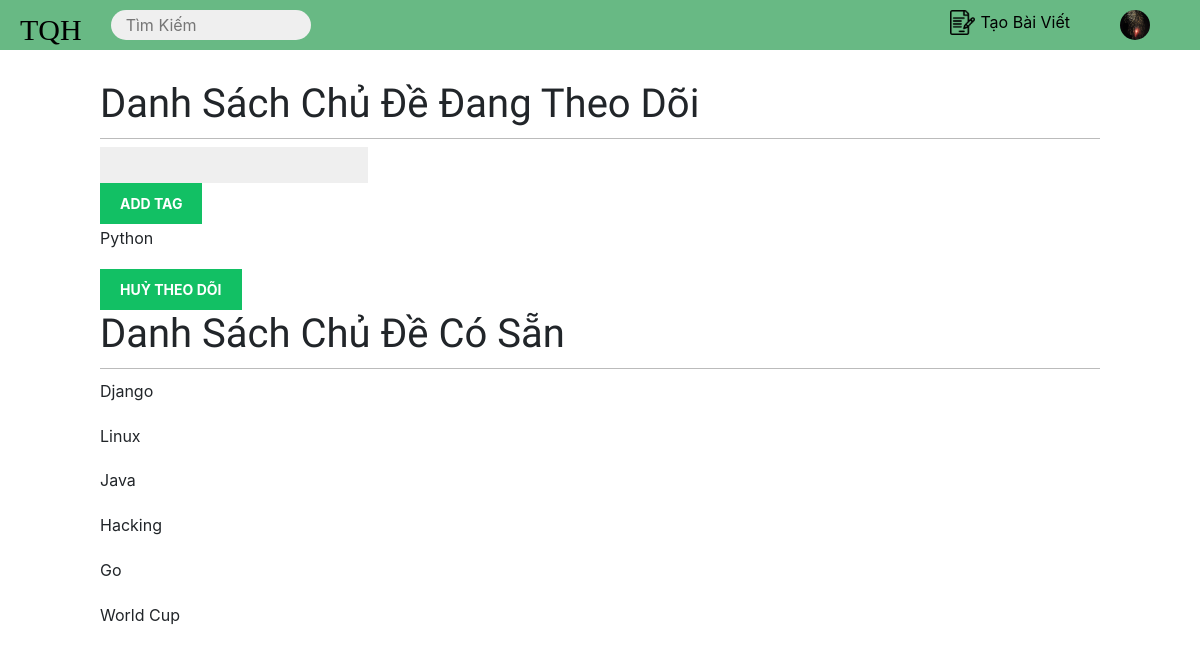
The app's page /tags/ (signed in), older data.
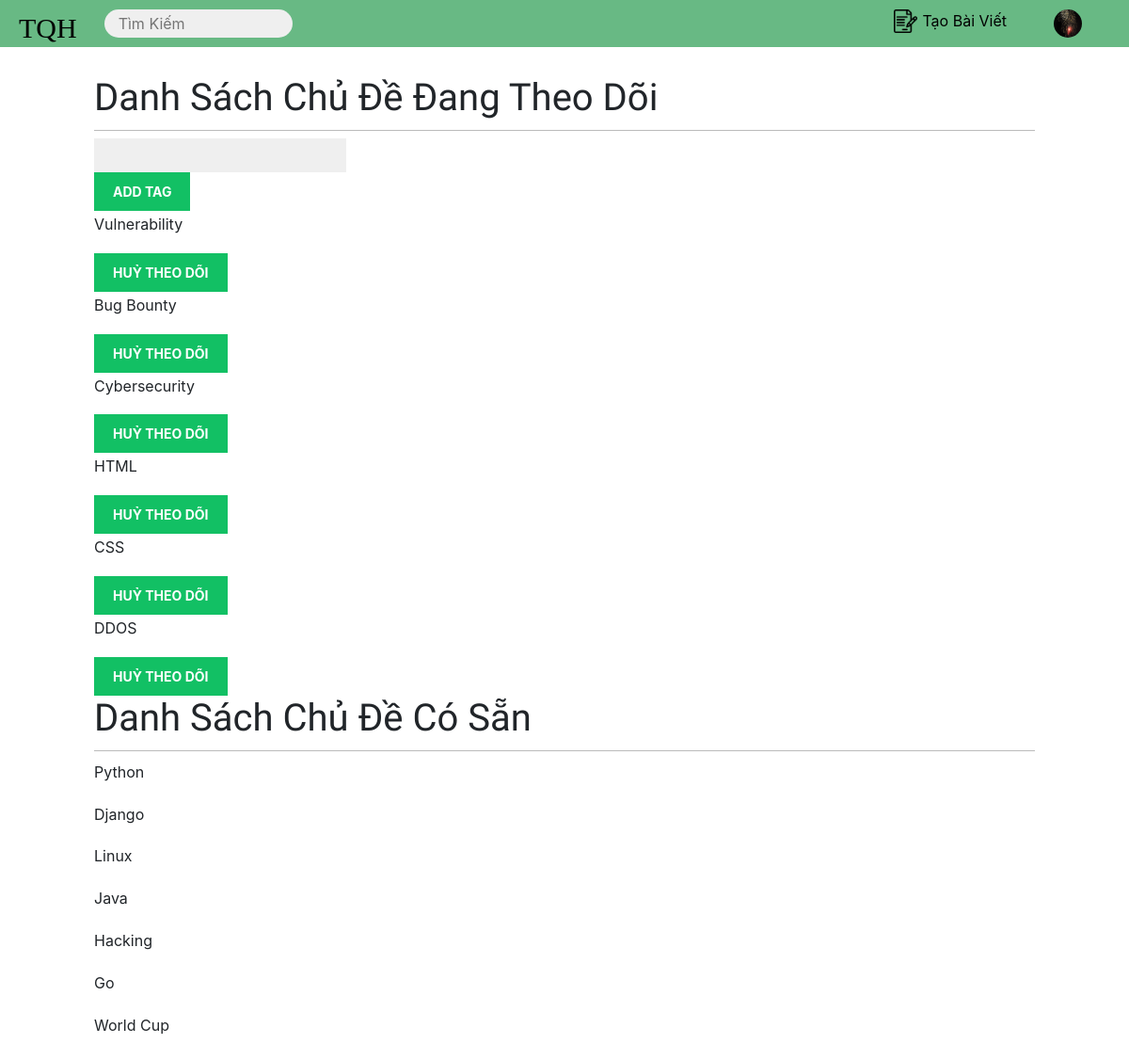
The same page, newer data.
### account/models.py (models this page shows, shortened)
class Profile(models.Model):
    user = models.OneToOneField(settings.AUTH_USER_MODEL, on_delete=models.CASCADE)
    date_of_birth = models.DateField(blank=True, null=True)
    photo = models.ImageField(upload_to='users/%Y/%m/%d/', blank=True)
    tags = models.ManyToManyField(Tag)
    bookmark = models.ManyToManyField(Post)

### article/models.py (models this page shows, shortened)
class Tag(models.Model):
    name = models.CharField(max_length=50)

### article/views.py (the view)
# urls.py: path('tags/', views.tag, name='tag_manager'),
@login_required
def tag(request):
    context = {'section':'tags'}
    user = request.user
    tags = user.profile.tags.all()
    new_tags = Tag.objects.all()
    context['tags'] = tags
    context['new_tags'] = new_tags
    return render(
        request=request,
        template_name='article/tags.html' ,
        context=context
    )

### templates/article/tags.html (shortened to what this page needs)
{% extends 'base.html' %}
{% block content %}
<h1>Danh Sách Chủ Đề Đang Theo Dõi</h1>
<form action="{% url 'article:add_tag' %}" method="post">
    <input type="text" name="tag" id="">
    <input type="submit" value="Add Tag" id="submit_add_tag">
</form>
    {% for tag in tags %}
        <div class="tag_manage">
            <p>{{ tag.name }}</p>
            <form action="{% url 'article:unfollow_tag' tag.name %}" method="get">
                <input type="submit" value="Huỷ Theo Dõi">
            </form>
        </div>
    {% endfor %}
<h1>Danh Sách Chủ Đề Có Sẵn</h1>
{% for  tag in new_tags %}
        {% if tag not in tags %}
            <p>{{ tag.name }}</p>
        {% endif %}
{% endfor %}
{% endblock content %}

### templates/base.html (shortened to what this page needs)
{% load static %}
<!DOCTYPE html>
<html>
<head>
  <link href="{% static "css/base.css" %}" rel="stylesheet">
  <link rel="stylesheet" href="https://cdn.jsdelivr.net/npm/bootstrap@4.3.1/dist/css/bootstrap.min.css">
  <link rel="stylesheet"href="https://cdnjs.cloudflare.com/ajax/libs/font-awesome/4.7.0/css/font-awesome.min.css">
</head>
<body>
  <header>
    <div class="logo">
      <a href="{% url 'article:home' %}">TQH</a>
    </div>
    <div class="search">
      <form action="#">
          <input type="text"
              placeholder=" Tìm Kiếm"
              name="search">
      </form>
    </div>
    {% if user.is_authenticated %}
    <div class="dropdown">
      <img src="{{user.profile.photo.url}}" alt="">
    </div>
    <div class="create_post">
      <img src="/media/icon/contract.png" alt="">
      <a href="{% url 'article:create' %}">Tạo Bài Viết</a>
    </div>
    {% endif %}
  </header>
  <div id="content">
    {% block content %}
    {% endblock %}
  </div>
</body>
</html>

### account/static/css/base.css (style rules this page uses)
body { margin:0; padding:0; font-family:helvetica, sans-serif; }
p { line-height: 1.8; }
a { color:#12c064; text-decoration:none; }
h1, h2, h3, h4, h5 , h6 { font-family: 'Muli', sans-serif; font-weight:normal; }
h1 { border-bottom:1px solid #bbb; padding:0 0 10px 0; margin:10px 0 20px 0; }
#content { padding:30px 100px; }
form { overflow:auto; }
input, textarea { clear:both; float:left; margin:0 0 10px; background:#efefef; border:0; padding:6px 10px; font-size:14px; }
input[type=submit], a.button { font-weight:bold; background:#12c064; color:#fff; padding:10px 20px; font-size:14px; text-transform:uppercase; }
header { height: 50px; width: 100%; background-color: #68B984; }
.logo { font-size: 30px; font-family: fantasy; padding-left: 20px; display: inline-flex; margin-right: 20px; align-items: flex-end; }
.logo a { color: #000; }
.search input[type=text] { width:200px; height:30px; border-radius:25px; border: none; }
.search { padding-top: 5px; margin:5px; display: inline-flex; }
.dropdown { display: inline-flex; justify-content: center; float:right; margin: 10px 50px 10px 0px; position: relative; }
.dropdown img { width: 30px; height: 30px; border-radius: 30px; }
.create_post { display: inline-flex; justify-content: center; float:right; margin: 10px 50px 10px 0px; }
.create_post a { padding-left: 5px; color: #000; }
.create_post img { width: 25px; height: 25 px; }

Row changes from the older to the newer data that the page shows:
added Tag: name "Vulnerability", shown under "Danh Sách Chủ Đề Đang Theo Dõi"
added Tag: name "Bug Bounty", shown under "Danh Sách Chủ Đề Đang Theo Dõi"
added Tag: name "Cybersecurity", shown under "Danh Sách Chủ Đề Đang Theo Dõi"
added Tag: name "HTML", shown under "Danh Sách Chủ Đề Đang Theo Dõi"
added Tag: name "CSS", shown under "Danh Sách Chủ Đề Đang Theo Dõi"
added Tag: name "DDOS", shown under "Danh Sách Chủ Đề Đang Theo Dõi"
shown differently, row unchanged: Tag "Python": moves from the list under "Danh Sách Chủ Đề Đang Theo Dõi" to the list under "Danh Sách Chủ Đề Có Sẵn"
